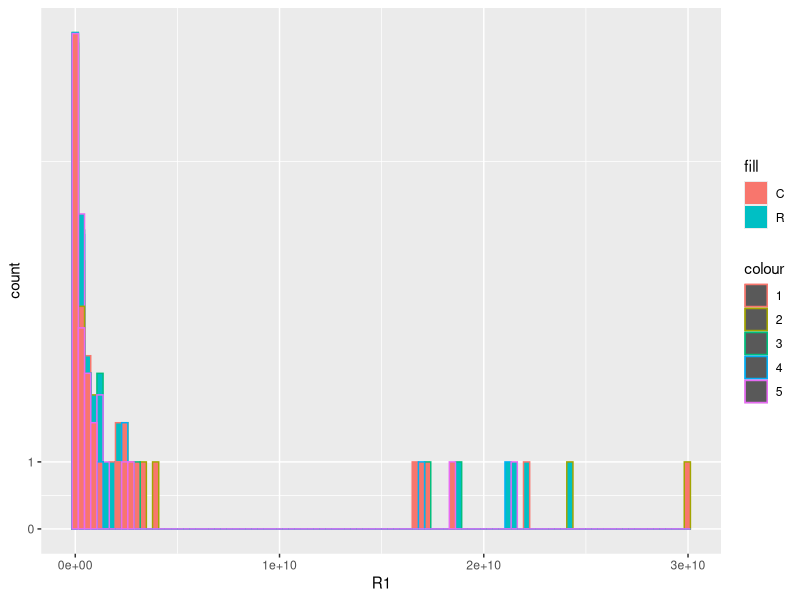

R code for this plot: (Note: this script raises an error after producing the figure.)
# 
#  ggbiplot.r
#  
#  Copyright 2011 Vincent Q. Vu.
# 
#  This program is free software; you can redistribute it and/or
#  modify it under the terms of the GNU General Public License
#  as published by the Free Software Foundation; either version 2
#  of the License, or (at your option) any later version.
#  
#  This program is distributed in the hope that it will be useful,
#  but WITHOUT ANY WARRANTY; without even the implied warranty of
#  MERCHANTABILITY or FITNESS FOR A PARTICULAR PURPOSE.  See the
#  GNU General Public License for more details.
#  
#  You should have received a copy of the GNU General Public License
#  along with this program; if not, write to the Free Software
#  Foundation, Inc., 51 Franklin Street, Fifth Floor, Boston, MA  02110-1301, USA.
# 

#' Biplot for Principal Components using ggplot2
#'
#' @param pcobj           an object returned by prcomp() or princomp()
#' @param choices         which PCs to plot
#' @param scale           covariance biplot (scale = 1), form biplot (scale = 0). When scale = 1, the inner product between the variables approximates the covariance and the distance between the points approximates the Mahalanobis distance.
#' @param obs.scale       scale factor to apply to observations
#' @param var.scale       scale factor to apply to variables
#' @param pc.biplot       for compatibility with biplot.princomp()
#' @param groups          optional factor variable indicating the groups that the observations belong to. If provided the points will be colored according to groups
#' @param ellipse         draw a normal data ellipse for each group?
#' @param ellipse.prob    size of the ellipse in Normal probability
#' @param labels          optional vector of labels for the observations
#' @param labels.size     size of the text used for the labels
#' @param alpha           alpha transparency value for the points (0 = transparent, 1 = opaque)
#' @param circle          draw a correlation circle? (only applies when prcomp was called with scale = TRUE and when var.scale = 1)
#' @param var.axes        draw arrows for the variables?
#' @param varname.size    size of the text for variable names
#' @param varname.adjust  adjustment factor the placement of the variable names, >= 1 means farther from the arrow
#' @param varname.abbrev  whether or not to abbreviate the variable names
#'
#' @return                a ggplot2 plot
#' @export
#' @examples
#'   data(wine)
#'   wine.pca <- prcomp(wine, scale. = TRUE)
#'   print(ggbiplot(wine.pca, obs.scale = 1, var.scale = 1, groups = wine.class, ellipse = TRUE, circle = TRUE))
#'
ggbiplot <- function(pcobj, choices = 1:2, scale = 1, pc.biplot = TRUE, 
                     obs.scale = 1 - scale, var.scale = scale, 
                     groups = NULL, ellipse = FALSE, ellipse.prob = 0.68, 
                     labels = NULL, labels.size = 3, alpha = 1, 
                     var.axes = TRUE, 
                     circle = FALSE, circle.prob = 0.69, 
                     varname.size = 3, varname.adjust = 1.5, 
                     varname.abbrev = FALSE, ...)
{
  library(ggplot2)
  library(plyr)
  library(scales)
  library(grid)
  
  stopifnot(length(choices) == 2)
  
  # Recover the SVD
  if(inherits(pcobj, 'prcomp')){
    nobs.factor <- sqrt(nrow(pcobj$x) - 1)
    d <- pcobj$sdev
    u <- sweep(pcobj$x, 2, 1 / (d * nobs.factor), FUN = '*')
    v <- pcobj$rotation
  } else if(inherits(pcobj, 'princomp')) {
    nobs.factor <- sqrt(pcobj$n.obs)
    d <- pcobj$sdev
    u <- sweep(pcobj$scores, 2, 1 / (d * nobs.factor), FUN = '*')
    v <- pcobj$loadings
  } else if(inherits(pcobj, 'PCA')) {
    nobs.factor <- sqrt(nrow(pcobj$call$X))
    d <- unlist(sqrt(pcobj$eig)[1])
    u <- sweep(pcobj$ind$coord, 2, 1 / (d * nobs.factor), FUN = '*')
    v <- sweep(pcobj$var$coord,2,sqrt(pcobj$eig[1:ncol(pcobj$var$coord),1]),FUN="/")
  } else if(inherits(pcobj, "lda")) {
    nobs.factor <- sqrt(pcobj$N)
    d <- pcobj$svd
    u <- predict(pcobj)$x/nobs.factor
    v <- pcobj$scaling
    d.total <- sum(d^2)
  } else {
    stop('Expected a object of class prcomp, princomp, PCA, or lda')
  }
  
  # Scores
  choices <- pmin(choices, ncol(u))
  df.u <- as.data.frame(sweep(u[,choices], 2, d[choices]^obs.scale, FUN='*'))
  
  # Directions
  v <- sweep(v, 2, d^var.scale, FUN='*')
  df.v <- as.data.frame(v[, choices])
  
  names(df.u) <- c('xvar', 'yvar')
  names(df.v) <- names(df.u)
  
  if(pc.biplot) {
    df.u <- df.u * nobs.factor
  }
  
  # Scale the radius of the correlation circle so that it corresponds to 
  # a data ellipse for the standardized PC scores
  r <- sqrt(qchisq(circle.prob, df = 2)) * prod(colMeans(df.u^2))^(1/4)
  
  # Scale directions
  v.scale <- rowSums(v^2)
  df.v <- r * df.v / sqrt(max(v.scale))
  
  # Change the labels for the axes
  if(obs.scale == 0) {
    u.axis.labs <- paste('standardized PC', choices, sep='')
  } else {
    u.axis.labs <- paste('PC', choices, sep='')
  }
  
  # Append the proportion of explained variance to the axis labels
  u.axis.labs <- paste(u.axis.labs, 
                       sprintf('(%0.1f%% explained var.)', 
                               100 * pcobj$sdev[choices]^2/sum(pcobj$sdev^2)))
  
  # Score Labels
  if(!is.null(labels)) {
    df.u$labels <- labels
  }
  
  # Grouping variable
  if(!is.null(groups)) {
    df.u$groups <- groups
  }
  
  # Variable Names
  if(varname.abbrev) {
    df.v$varname <- abbreviate(rownames(v))
  } else {
    df.v$varname <- rownames(v)
  }
  
  # Variables for text label placement
  df.v$angle <- with(df.v, (180/pi) * atan(yvar / xvar))
  df.v$hjust = with(df.v, (1 - varname.adjust * sign(xvar)) / 2)
  
  # Base plot
  g <- ggplot(data = df.u, aes(x = xvar, y = yvar)) + 
    xlab(u.axis.labs[1]) + ylab(u.axis.labs[2]) + coord_equal()
  
  if(var.axes) {
    # Draw circle
    if(circle) 
    {
      theta <- c(seq(-pi, pi, length = 50), seq(pi, -pi, length = 50))
      circle <- data.frame(xvar = r * cos(theta), yvar = r * sin(theta))
      g <- g + geom_path(data = circle, color = muted('white'), 
                         size = 1/2, alpha = 1/3)
    }
    
    # Draw directions
    g <- g +
      geom_segment(data = df.v,
                   aes(x = 0, y = 0, xend = xvar, yend = yvar),
                   arrow = arrow(length = unit(1/2, 'picas')), 
                   color = muted('red'))
  }
  
  # Draw either labels or points
  if(!is.null(df.u$labels)) {
    if(!is.null(df.u$groups)) {
      g <- g + geom_text(aes(label = labels, color = groups), 
                         size = labels.size)
    } else {
      g <- g + geom_text(aes(label = labels), size = labels.size)      
    }
  } else {
    if(!is.null(df.u$groups)) {
      g <- g + geom_point(aes(color = groups), alpha = alpha)
    } else {
      g <- g + geom_point(alpha = alpha)      
    }
  }
  
  # Overlay a concentration ellipse if there are groups
  if(!is.null(df.u$groups) && ellipse) {
    theta <- c(seq(-pi, pi, length = 50), seq(pi, -pi, length = 50))
    circle <- cbind(cos(theta), sin(theta))
    
    ell <- ddply(df.u, 'groups', function(x) {
      if(nrow(x) <= 2) {
        return(NULL)
      }
      sigma <- var(cbind(x$xvar, x$yvar))
      mu <- c(mean(x$xvar), mean(x$yvar))
      ed <- sqrt(qchisq(ellipse.prob, df = 2))
      data.frame(sweep(circle %*% chol(sigma) * ed, 2, mu, FUN = '+'), 
                 groups = x$groups[1])
    })
    names(ell)[1:2] <- c('xvar', 'yvar')
    g <- g + geom_path(data = ell, aes(color = groups, group = groups))
  }
  
  # Label the variable axes
  if(var.axes) {
    g <- g + 
      geom_text(data = df.v, 
                aes(label = varname, x = xvar, y = yvar, 
                    angle = angle, hjust = hjust), 
                color = 'darkred', size = varname.size)
  }
  # Change the name of the legend for groups
  # if(!is.null(groups)) {
  #   g <- g + scale_color_brewer(name = deparse(substitute(groups)), 
  #                               palette = 'Dark2')
  # }
  
  # TODO: Add a second set of axes
  
  return(g)
}


##############################################################################

  
  # BV2 Proteomics
  
  ## Load data
  
library(plyr)
library(tidyverse)
protein_groups <- read_csv("Media_proteinGroups.csv")
protein_groups_lfq <- protein_groups %>%
  select(protein_ids = 'Majority protein IDs',
         R1 = 'LFQ intensity R1',
         R2 = 'LFQ intensity R2',
         R3 = 'LFQ intensity R3',
         R4 = 'LFQ intensity R4',
         R5 = 'LFQ intensity R5',
         C1 = 'LFQ intensity C1',
         C2 = 'LFQ intensity C2',
         C3 = 'LFQ intensity C3',
         C4 = 'LFQ intensity C4',
         C5 = 'LFQ intensity C5'
  )

protein_groups_iBAQ <- protein_groups %>%
  select(protein_ids = 'Majority protein IDs',
         R1 = 'iBAQ R1',
         R2 = 'iBAQ R2',
         R3 = 'iBAQ R3',
         R4 = 'iBAQ R4',
         R5 = 'iBAQ R5',
         C1 = 'iBAQ C1',
         C2 = 'iBAQ C2',
         C3 = 'iBAQ C3',
         C4 = 'iBAQ C4',
         C5 = 'iBAQ C5'
  )


## Check for negative binomial distribution

protein_groups_lfq %>%
  ggplot() +
  geom_histogram(aes(R1, fill = "R", color = "1"), bins = 100) +
  geom_histogram(aes(R2, fill = "R", color = "2"), bins = 100) +
  geom_histogram(aes(R3, fill = "R", color = "3"), bins = 100) +
  geom_histogram(aes(R4, fill = "R", color = "4"), bins = 100) +
  geom_histogram(aes(R5, fill = "R", color = "5"), bins = 100) +
  geom_histogram(aes(C1, fill = "C", color = "1"), bins = 100) +
  geom_histogram(aes(C2, fill = "C", color = "2"), bins = 100) +
  geom_histogram(aes(C3, fill = "C", color = "3"), bins = 100) +
  geom_histogram(aes(C4, fill = "C", color = "4"), bins = 100) +
  geom_histogram(aes(C5, fill = "C", color = "5"), bins = 100) +
  scale_y_continuous(trans = "log1p", breaks = c(0, 1, 1000, 2000, 4000, 6000))


#Create the initial **edgeR** object with all the values.

library(edgeR)
groups = c("R", "R", "R", "R", "R",
           "C", "C", "C", "C", "C") %>%
  factor(levels = c("R", "C")
  )
design = model.matrix(~0+groups)
contrasts = makeContrasts(
  H = groupsR - groupsC,
  levels = design
)
LFQ_edgeR <- DGEList(
  counts = protein_groups_lfq %>%
    mutate(protein_ids = make.unique(protein_ids)) %>%
    na.omit() %>%
    column_to_rownames("protein_ids"),
  group = c(1,1,1,1,1, 2,2,2,2,2)
)

#Filter out rows so that each row has at least 10 non-zero values.

LFQ_edgeR_10 <- LFQ_edgeR[ rowSums(cpm(LFQ_edgeR) == 0 ) <= (10 - 10) , ]
LFQ_edgeR_10 <- LFQ_edgeR_10 %>% calcNormFactors()
LFQ_edgeR_10 <- LFQ_edgeR_10 %>% estimateGLMCommonDisp(design = design)
lrt_LFQ_10 <- glmLRT(glmFit(LFQ_edgeR_10, design), contrast = contrasts) %>% decideTestsDGE(p.value = 0.10)
plotSmear(LFQ_edgeR_10, de.tags = rownames(lrt_LFQ_10)[lrt_LFQ_10 %>% as.logical()])

#Filter out rows so that each row has at least 8 non-zero values.

LFQ_edgeR_8 <- LFQ_edgeR[ rowSums(cpm(LFQ_edgeR) == 0 ) <= (10 - 8) , ]
LFQ_edgeR_8 <- LFQ_edgeR_8 %>% calcNormFactors()
LFQ_edgeR_8 <- LFQ_edgeR_8 %>% estimateGLMCommonDisp(design = design)
lrt_LFQ_8 <- glmLRT(glmFit(LFQ_edgeR_8, design), contrast = contrasts) %>% decideTestsDGE(p.value = 0.10)
plotSmear(LFQ_edgeR_8, de.tags = rownames(lrt_LFQ_8)[lrt_LFQ_8 %>% as.logical()])

#Filter out rows so that each row has at least 6 non-zero values.

LFQ_edgeR_6 <- LFQ_edgeR[ rowSums(cpm(LFQ_edgeR) == 0 ) <= (10 - 6) , ]
LFQ_edgeR_6 <- LFQ_edgeR_6 %>% calcNormFactors()
LFQ_edgeR_6 <- LFQ_edgeR_6 %>% estimateGLMCommonDisp(design = design)
lrt_LFQ_6 <- glmLRT(glmFit(LFQ_edgeR_6, design), contrast = contrasts) %>% decideTestsDGE(p.value = 0.10)
plotSmear(LFQ_edgeR_6, de.tags = rownames(lrt_LFQ_6)[lrt_LFQ_6 %>% as.logical()])

#Filter out rows so that each row has at least 4 non-zero values.

LFQ_edgeR_4 <- LFQ_edgeR[ rowSums(cpm(LFQ_edgeR) == 0 ) <= (10 - 4) , ]
LFQ_edgeR_4 <- LFQ_edgeR_4 %>% calcNormFactors()
LFQ_edgeR_4 <- LFQ_edgeR_4 %>% estimateGLMCommonDisp(design = design)
lrt_LFQ_4 <- glmLRT(glmFit(LFQ_edgeR_4, design), contrast = contrasts) %>% decideTestsDGE(p.value = 0.10)
plotSmear(LFQ_edgeR_4, de.tags = rownames(lrt_LFQ_4)[lrt_LFQ_4 %>% as.logical()])

#Filter out rows so that each row has at least 2 non-zero values.

LFQ_edgeR_2 <- LFQ_edgeR[ rowSums(cpm(LFQ_edgeR) == 0 ) <= (10 - 2) , ]
LFQ_edgeR_2 <- LFQ_edgeR_2 %>% calcNormFactors()
LFQ_edgeR_2 <- LFQ_edgeR_2 %>% estimateGLMCommonDisp(design = design)
lrt_LFQ_2 <- glmLRT(glmFit(LFQ_edgeR_2, design), contrast = contrasts) %>% decideTestsDGE(p.value = 0.10)
plotSmear(LFQ_edgeR_2, de.tags = rownames(lrt_LFQ_2)[lrt_LFQ_2 %>% as.logical()])

#Filter out rows so that each row has at least 1 non-zero values.

LFQ_edgeR_1 <- LFQ_edgeR[ rowSums(cpm(LFQ_edgeR) == 0 ) <= (10 - 1) , ]
LFQ_edgeR_1 <- LFQ_edgeR_1 %>% calcNormFactors()
LFQ_edgeR_1 <- LFQ_edgeR_1 %>% estimateGLMCommonDisp(design = design)
lrt_LFQ_1 <- glmLRT(glmFit(LFQ_edgeR_1, design), contrast = contrasts) %>% decideTestsDGE(p.value = 0.10)
plotSmear(LFQ_edgeR_1, de.tags = rownames(lrt_LFQ_1)[lrt_LFQ_1 %>% as.logical()])

## Make plots

make_pca_plot <- function(tp, tp_edger, ellipse = T) {
  tp %>%
    na.omit %>%
    filter(protein_ids %in% tp_edger) %>%
    mutate(protein_ids = abbreviate(protein_ids, minlength = 9)) %>%
    column_to_rownames("protein_ids") %>%
    as.matrix() %>%
    t %>%
    prcomp(center = T, scale = T) %>%
    ggbiplot(labels = c("Reactive1", "Reactive2", "Reactive3", "Reactive4", "Reactive5",
                        "Control1", "Control2", "Control3", "Control4", "Control5"),
             groups = c("Reactive", "Reactive", "Reactive", "Reactive", "Reactive",
                        "Control", "Control", "Control", "Control", "Reactive"),
             ellipse = ellipse) +
    theme_classic()
}
make_heatmap <- function(tp, tp_edger, ellipse = T) {
  tp %>%
    na.omit %>%
    filter(protein_ids %in% tp_edger) %>%
    mutate(protein_ids = abbreviate(protein_ids, minlength = 9)) %>%
    mutate_if(is.numeric, log1p) %>%
    column_to_rownames("protein_ids") %>%
    as.matrix() %>%
    pheatmap::pheatmap()
}
protein_groups_lfq %>%
  make_pca_plot(tp_edger = rownames(lrt_LFQ_10)[as.logical(lrt_LFQ_10)]) +
  ggtitle("At least 10 non-zero columns")
protein_groups_lfq %>%
  make_pca_plot(tp_edger = rownames(lrt_LFQ_8)[as.logical(lrt_LFQ_8)]) +
  ggtitle("At least 8 non-zero columns")
protein_groups_lfq %>%
  make_pca_plot(tp_edger = rownames(lrt_LFQ_6)[as.logical(lrt_LFQ_6)]) +
  ggtitle("At least 6 non-zero columns")
protein_groups_lfq %>%
  make_pca_plot(tp_edger = rownames(lrt_LFQ_4)[as.logical(lrt_LFQ_4)]) +
  ggtitle("At least 4 non-zero columns")
protein_groups_lfq %>%
  make_pca_plot(tp_edger = rownames(lrt_LFQ_2)[as.logical(lrt_LFQ_2)]) +
  ggtitle("At least 2 non-zero columns")
protein_groups_lfq %>%
  make_pca_plot(tp_edger = rownames(lrt_LFQ_1)[as.logical(lrt_LFQ_1)]) +
  ggtitle("At least 1 non-zero columns")



#Make a table for the column 10 or more.

table_LFQ_edgeR_10 <- (glmLRT(glmFit(LFQ_edgeR_10, design), contrast = contrasts) %>%
                        topTags(n=5000))$table %>%
  rownames_to_column("Majority protein IDs") %>%
  as_tibble() %>%
  merge(protein_groups %>%
          mutate(`Majority protein IDs` =
                   make.unique(`Majority protein IDs`))) %>%
  as_tibble() %>%
  arrange(FDR)

write.table(table_LFQ_edgeR_10 , file = "10x_full.csv", sep = ",", row.names = FALSE)


#Make a table for the column 8 or more.

table_LFQ_edgeR_8 <- (glmLRT(glmFit(LFQ_edgeR_8, design), contrast = contrasts) %>%
                         topTags(n=5000))$table %>%
  rownames_to_column("Majority protein IDs") %>%
  as_tibble() %>%
  merge(protein_groups %>%
          mutate(`Majority protein IDs` =
                   make.unique(`Majority protein IDs`))) %>%
  as_tibble() %>%
  arrange(FDR)

write.table(table_LFQ_edgeR_8 , file = "8x_full.csv", sep = ",", row.names = FALSE)


#Make a table for the column 6 or more.

table_LFQ_edgeR_6 <- (glmLRT(glmFit(LFQ_edgeR_6, design), contrast = contrasts) %>%
                        topTags(n=5000))$table %>%
  rownames_to_column("Majority protein IDs") %>%
  as_tibble() %>%
  merge(protein_groups %>%
          mutate(`Majority protein IDs` =
                   make.unique(`Majority protein IDs`))) %>%
  as_tibble() %>%
  arrange(FDR)

write.table(table_LFQ_edgeR_6 , file = "6x_full.csv", sep = ",", row.names = FALSE)


#Make a table for the column 4 or more.

table_LFQ_edgeR_4 <- (glmLRT(glmFit(LFQ_edgeR_4, design), contrast = contrasts) %>%
                        topTags(n=5000))$table %>%
  rownames_to_column("Majority protein IDs") %>%
  as_tibble() %>%
  merge(protein_groups %>%
          mutate(`Majority protein IDs` =
                   make.unique(`Majority protein IDs`))) %>%
  as_tibble() %>%
  arrange(FDR)

write.table(table_LFQ_edgeR_4 , file = "4x_full.csv", sep = ",", row.names = FALSE)



#Make a table for the column 2 or more.

table_LFQ_edgeR_2 <- (glmLRT(glmFit(LFQ_edgeR_2, design), contrast = contrasts) %>%
                        topTags(n=5000))$table %>%
  rownames_to_column("Majority protein IDs") %>%
  as_tibble() %>%
  merge(protein_groups %>%
          mutate(`Majority protein IDs` =
                   make.unique(`Majority protein IDs`))) %>%
  as_tibble() %>%
  arrange(FDR)

write.table(table_LFQ_edgeR_2 , file = "2x_full.csv", sep = ",", row.names = FALSE)


#Make a table for the column 1 or more.

table_LFQ_edgeR_1 <- (glmLRT(glmFit(LFQ_edgeR_1, design), contrast = contrasts) %>%
                        topTags(n=5000))$table %>%
  rownames_to_column("Majority protein IDs") %>%
  as_tibble() %>%
  merge(protein_groups %>%
          mutate(`Majority protein IDs` =
                   make.unique(`Majority protein IDs`))) %>%
  as_tibble() %>%
  arrange(FDR)

write.table(table_LFQ_edgeR_1 , file = "1x_full.csv", sep = ",", row.names = FALSE)
